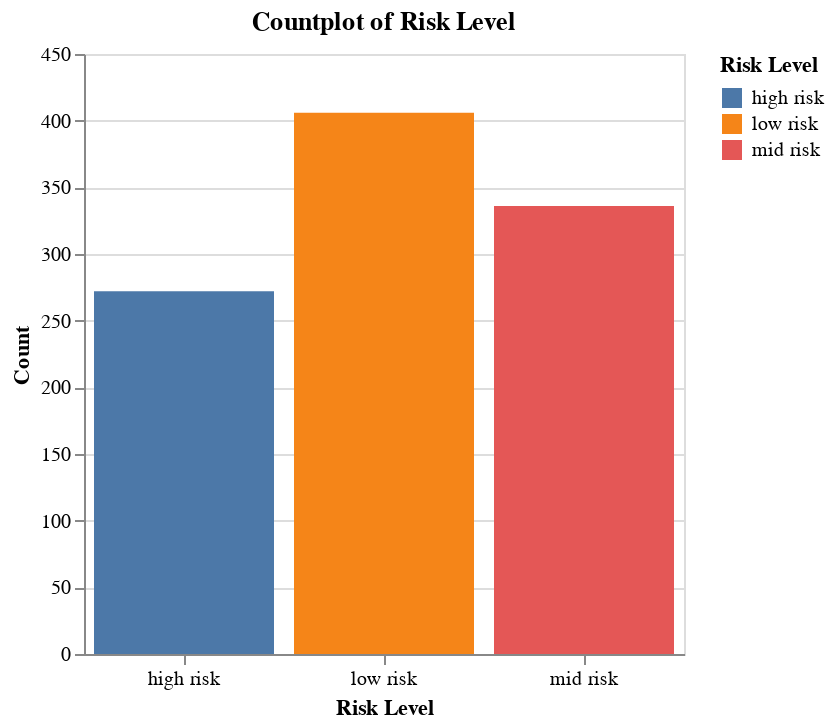

The code cell stored with this chart in its notebook:
### Markdown cell above
We have somewhat balanced data, with high risk having the fewest observations and low risk having the most.

### Code cell
chart = alt.Chart(df).mark_bar(color = 'steelblue').encode(
    x = alt.X('RiskLevel', title = 'Risk Level', axis = alt.Axis(labelAngle = 0)),
    y = alt.Y('count()', title = 'Count'),
    color = alt.Color('RiskLevel:N', title = 'Risk Level')
).properties(
    title = "Countplot of Risk Level",
    width = 300,
    height = 300
)

chart.show()

### Figure 1 — Vega-Lite specification as saved in the notebook (floating-point values rounded to 4 significant figures; data arrays with more than 128 entries replaced by an {"elided": "..."} marker saying what was removed)
{"config": {"view": {"continuousWidth": 300, "continuousHeight": 300}}, "data": {"name": "data-784c568b4ac4db9d3b795a26b020cf7e"}, "mark": {"type": "bar", "color": "steelblue"}, "encoding": {"color": {"field": "RiskLevel", "title": "Risk Level", "type": "nominal"}, "x": {"axis": {"labelAngle": 0}, "field": "RiskLevel", "title": "Risk Level", "type": "nominal"}, "y": {"aggregate": "count", "title": "Count", "type": "quantitative"}}, "height": 300, "title": "Countplot of Risk Level", "width": 300, "$schema": "https://vega.github.io/schema/vega-lite/v5.20.1.json", "datasets": {"data-784c568b4ac4db9d3b795a26b020cf7e": {"elided": "1014 records"}}}
